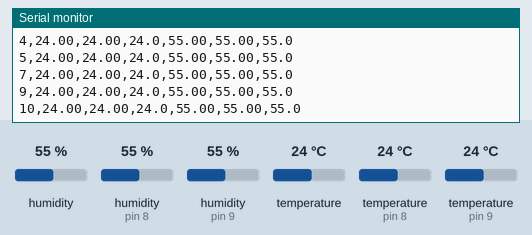
Bench run of a sketch on a simulated Arduino Uno, built with avr-gcc and run on an emulated ATmega328P. On the bench: the last lines printed to the serial monitor. The test bench sets the inputs (shaded band); at power-on: humidity 55 %, humidity (sensors on pin 8, pin 9) 55 %, temperature 24 °C, temperature (sensors on pin 8, pin 9) 24 °C.

Above: at 1.2 s.
1.3 s: humidity (sensor 0) set to 22 %
At 1.41 s:
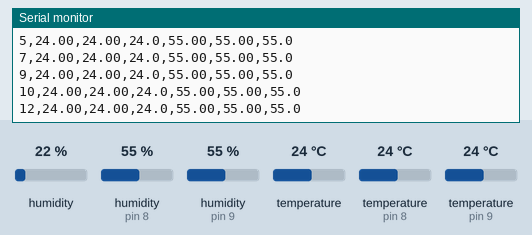
2.8 s: humidity (sensor on pin 8) set to 22 %
At 2.95 s:
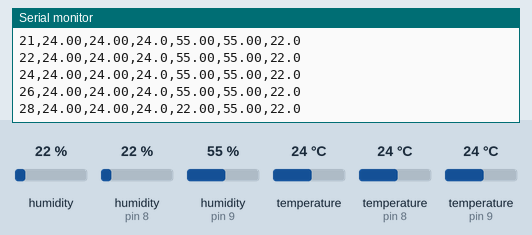
4.3 s: humidity (sensor on pin 9) set to 22 %
At 4.32 s:
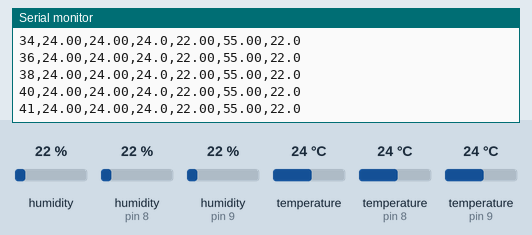
5.8 s: temperature (sensor 0) set to 12 °C
At 5.86 s:
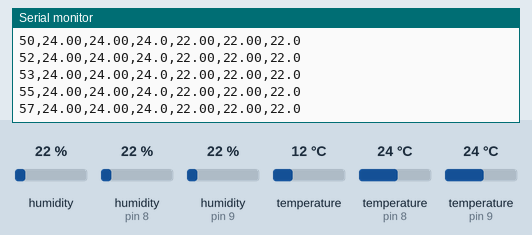
7.3 s: temperature (sensor on pin 8) set to 12 °C
At 7.4 s:
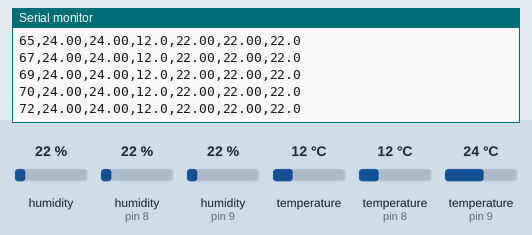
8.8 s: temperature (sensor on pin 9) set to 12 °C
At 8.94 s:
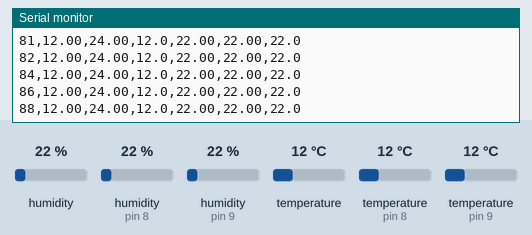
Timing chart, 0 to 11.3 s (numbered marks = the images above; inputs shaded):
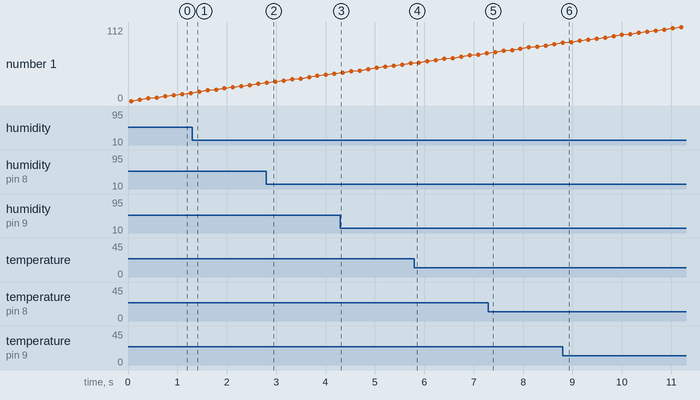

Measured:
- after the input at 2.8 s, the serial monitor: prints a new line at once (image 2)

The sketch:

DHT11_DHT22_HTU21.ino
```cpp
//HTU21
# include <Wire.h>
#include "SparkFunHTU21D.h"
HTU21D myHumidity;

//DHT11 - DHT22
#include <dht.h>
#define data11 8  // Defines pin number to which the sensor is connected
#define data22 9 // Defines pin number to which the sensor is connected


dht DHT1; // Creats a DHT1 object DHT1 = DHT22
dht DHT2; // Creats a DHT2 object DHT2 = DHT11

void setup()
{
	Serial.begin(9600);
  myHumidity.begin();
  Serial.print("Tiempo,T-DHT11,T-DHT22,T-HTU21,H-DHT11,H-DHT22,H-TU21");
  Serial.println("");
}

void loop()
{
  //HTU21
  float humd = myHumidity.readHumidity();
  float temp = myHumidity.readTemperature();
  //DHT11-DHT22
	int readData22 = DHT1.read22(data22); // DHT22
	int readData11 = DHT2.read11(data11); // DHT11
  float t11 = DHT2.temperature;
	float t22 = DHT1.temperature; // Gets the values of the temperature
  float h11 = DHT2.humidity;
  float h22 = DHT1.humidity; // Gets the values of the humidity

  Serial.print(millis()/100);
  Serial.print(",");
  Serial.print(t11);
  Serial.print(",");
  Serial.print(t22);
  Serial.print(",");
  Serial.print(temp, 1);
  Serial.print(",");
  Serial.print(h11);
  Serial.print(",");
  Serial.print(h22);
  Serial.print(",");
  Serial.print(humd, 1);
  Serial.println("");
  delay(100);
}
```
